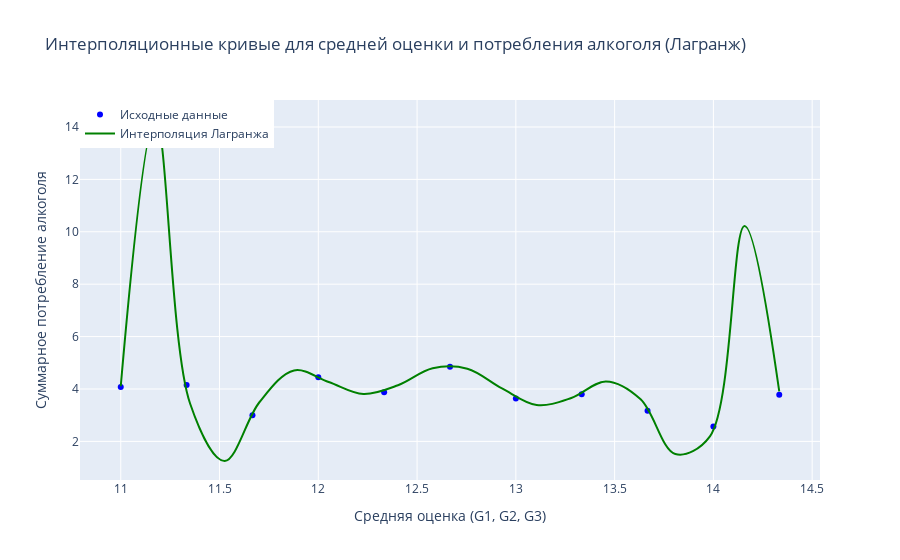

The code cell stored with this chart in its notebook:
### Code cell
# Вычисляем среднюю оценку
df['average_grade'] = (df['G1'] + df['G2'] + df['G3']) / 3

# Вычисляем суммарное потребление алкоголя
df['total_alcohol_consumption'] = df['Dalc'] + df['Walc']

# Усредняем соответствующие y-значения для одинаковых x
df_grouped = df.groupby('average_grade')['total_alcohol_consumption'].mean().reset_index()

# Выбираем данные для интерполяции
x = df_grouped['average_grade'][29:40].to_numpy()
y = df_grouped['total_alcohol_consumption'][29:40].to_numpy()

# x = np.array([0, 1, 1.5, 2, 3])
# y = np.array([2, 8, 12, 10, 20])

# Создаем точки для интерполяции
x_interp = np.linspace(min(x), max(x), 20)

# Интерполяция Лагранжа
lagrange_poly = lagrange(x, y)
y_interp_lagrange = lagrange_poly(x_interp)

# Создаем графики Plotly
trace_original = go.Scatter(
    x=x,
    y=y,
    mode='markers',
    name='Исходные данные',
    marker=dict(color='blue', symbol='circle'),
)

trace_interpolated = go.Scatter(
    x=x_interp,
    y=y_interp_lagrange,
    mode='lines', #+markers
    name='Интерполяция Лагранжа',
    line=dict(color='green', shape='spline', width=2),  # Сглаживаем и увеличиваем толщину
)

layout = go.Layout(
    title='Интерполяционные кривые для средней оценки и потребления алкоголя (Лагранж)',
    xaxis=dict(title='Средняя оценка (G1, G2, G3)'),
    yaxis=dict(title='Суммарное потребление алкоголя'),
    legend=dict(x=0, y=1),
)

fig = go.Figure(data=[trace_original, trace_interpolated], layout=layout)
fig.show()

### Figure 1 — Plotly figure (JSON) as saved in the notebook; plotly's stock layout.template omitted (floating-point values rounded to 4 significant figures)
{"data": [{"marker": {"color": "blue", "symbol": "circle"}, "mode": "markers", "name": "Исходные данные", "type": "scatter", "x": [11, 11.33, 11.67, 12, 12.33, 12.67, 13, 13.33, 13.67, 14, 14.33], "y": [4.077, 4.154, 3, 4.444, 3.875, 4.846, 3.636, 3.8, 3.167, 2.571, 3.778]}, {"line": {"color": "green", "shape": "spline", "width": 2}, "mode": "lines", "name": "Интерполяция Лагранжа", "type": "scatter", "x": [11, 11.18, 11.35, 11.53, 11.7, 11.88, 12.05, 12.23, 12.4, 12.58, 12.75, 12.93, 13.11, 13.28, 13.46, 13.63, 13.81, 13.98, 14.16, 14.33], "y": [4.105, 14.3, 3.445, 1.251, 3.493, 4.709, 4.268, 3.811, 4.145, 4.793, 4.774, 4.022, 3.388, 3.655, 4.286, 3.604, 1.518, 2.191, 10.22, 3.905]}], "layout": {"legend": {"x": 0, "y": 1}, "title": {"text": "Интерполяционные кривые для средней оценки и потребления алкоголя (Лагранж)"}, "xaxis": {"title": {"text": "Средняя оценка (G1, G2, G3)"}}, "yaxis": {"title": {"text": "Суммарное потребление алкоголя"}}}}
